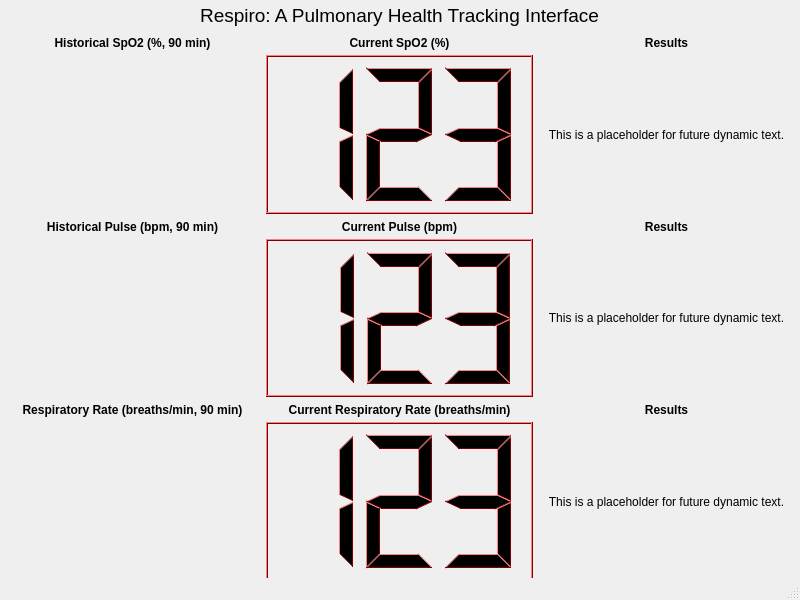
<?xml version="1.0" encoding="UTF-8"?>
<ui version="4.0">
 <class>MainWindow</class>
 <widget class="QMainWindow" name="MainWindow">
  <property name="geometry">
   <rect>
    <x>0</x>
    <y>0</y>
    <width>800</width>
    <height>600</height>
   </rect>
  </property>
  <property name="windowTitle">
   <string>MainWindow</string>
  </property>
  <widget class="QWidget" name="centralwidget">
   <widget class="QWidget" name="verticalLayoutWidget">
    <property name="geometry">
     <rect>
      <x>-1</x>
      <y>0</y>
      <width>801</width>
      <height>581</height>
     </rect>
    </property>
    <layout class="QVBoxLayout" name="verticalLayout_2" stretch="0,0,0,0,0,0,0">
     <property name="spacing">
      <number>0</number>
     </property>
     <item>
      <widget class="QLabel" name="label">
       <property name="enabled">
        <bool>true</bool>
       </property>
       <property name="maximumSize">
        <size>
         <width>16777215</width>
         <height>30</height>
        </size>
       </property>
       <property name="font">
        <font>
         <pointsize>14</pointsize>
        </font>
       </property>
       <property name="text">
        <string>Respiro: A Pulmonary Health Tracking Interface</string>
       </property>
       <property name="alignment">
        <set>Qt::AlignCenter</set>
       </property>
      </widget>
     </item>
     <item>
      <layout class="QHBoxLayout" name="horizontalLayout_7">
       <item>
        <widget class="QLabel" name="label_2">
         <property name="maximumSize">
          <size>
           <width>16777215</width>
           <height>25</height>
          </size>
         </property>
         <property name="font">
          <font>
           <weight>75</weight>
           <bold>true</bold>
          </font>
         </property>
         <property name="text">
          <string>Historical SpO2 (%, 90 min)</string>
         </property>
         <property name="alignment">
          <set>Qt::AlignCenter</set>
         </property>
        </widget>
       </item>
       <item>
        <widget class="QLabel" name="label_5">
         <property name="maximumSize">
          <size>
           <width>16777215</width>
           <height>25</height>
          </size>
         </property>
         <property name="font">
          <font>
           <weight>75</weight>
           <bold>true</bold>
          </font>
         </property>
         <property name="text">
          <string>Current SpO2 (%)</string>
         </property>
         <property name="alignment">
          <set>Qt::AlignCenter</set>
         </property>
        </widget>
       </item>
       <item>
        <widget class="QLabel" name="label_6">
         <property name="maximumSize">
          <size>
           <width>16777215</width>
           <height>25</height>
          </size>
         </property>
         <property name="font">
          <font>
           <weight>75</weight>
           <bold>true</bold>
          </font>
         </property>
         <property name="text">
          <string>Results</string>
         </property>
         <property name="alignment">
          <set>Qt::AlignCenter</set>
         </property>
        </widget>
       </item>
      </layout>
     </item>
     <item>
      <layout class="QHBoxLayout" name="horizontalLayout_3">
       <item>
        <widget class="QWidget" name="widget" native="true">
         <property name="minimumSize">
          <size>
           <width>0</width>
           <height>120</height>
          </size>
         </property>
        </widget>
       </item>
       <item>
        <widget class="QLCDNumber" name="lcdNumber_3">
         <property name="minimumSize">
          <size>
           <width>0</width>
           <height>150</height>
          </size>
         </property>
         <property name="palette">
          <palette>
           <active>
            <colorrole role="WindowText">
             <brush brushstyle="SolidPattern">
              <color alpha="255">
               <red>0</red>
               <green>0</green>
               <blue>0</blue>
              </color>
             </brush>
            </colorrole>
            <colorrole role="Button">
             <brush brushstyle="SolidPattern">
              <color alpha="255">
               <red>255</red>
               <green>0</green>
               <blue>0</blue>
              </color>
             </brush>
            </colorrole>
            <colorrole role="Light">
             <brush brushstyle="SolidPattern">
              <color alpha="255">
               <red>255</red>
               <green>127</green>
               <blue>127</blue>
              </color>
             </brush>
            </colorrole>
            <colorrole role="Midlight">
             <brush brushstyle="SolidPattern">
              <color alpha="255">
               <red>255</red>
               <green>63</green>
               <blue>63</blue>
              </color>
             </brush>
            </colorrole>
            <colorrole role="Dark">
             <brush brushstyle="SolidPattern">
              <color alpha="255">
               <red>127</red>
               <green>0</green>
               <blue>0</blue>
              </color>
             </brush>
            </colorrole>
            <colorrole role="Mid">
             <brush brushstyle="SolidPattern">
              <color alpha="255">
               <red>170</red>
               <green>0</green>
               <blue>0</blue>
              </color>
             </brush>
            </colorrole>
            <colorrole role="Text">
             <brush brushstyle="SolidPattern">
              <color alpha="255">
               <red>0</red>
               <green>0</green>
               <blue>0</blue>
              </color>
             </brush>
            </colorrole>
            <colorrole role="BrightText">
             <brush brushstyle="SolidPattern">
              <color alpha="255">
               <red>255</red>
               <green>255</green>
               <blue>255</blue>
              </color>
             </brush>
            </colorrole>
            <colorrole role="ButtonText">
             <brush brushstyle="SolidPattern">
              <color alpha="255">
               <red>0</red>
               <green>0</green>
               <blue>0</blue>
              </color>
             </brush>
            </colorrole>
            <colorrole role="Base">
             <brush brushstyle="SolidPattern">
              <color alpha="255">
               <red>255</red>
               <green>255</green>
               <blue>255</blue>
              </color>
             </brush>
            </colorrole>
            <colorrole role="Window">
             <brush brushstyle="SolidPattern">
              <color alpha="255">
               <red>255</red>
               <green>0</green>
               <blue>0</blue>
              </color>
             </brush>
            </colorrole>
            <colorrole role="Shadow">
             <brush brushstyle="SolidPattern">
              <color alpha="255">
               <red>0</red>
               <green>0</green>
               <blue>0</blue>
              </color>
             </brush>
            </colorrole>
            <colorrole role="AlternateBase">
             <brush brushstyle="SolidPattern">
              <color alpha="255">
               <red>255</red>
               <green>127</green>
               <blue>127</blue>
              </color>
             </brush>
            </colorrole>
            <colorrole role="ToolTipBase">
             <brush brushstyle="SolidPattern">
              <color alpha="255">
               <red>255</red>
               <green>255</green>
               <blue>220</blue>
              </color>
             </brush>
            </colorrole>
            <colorrole role="ToolTipText">
             <brush brushstyle="SolidPattern">
              <color alpha="255">
               <red>0</red>
               <green>0</green>
               <blue>0</blue>
              </color>
             </brush>
            </colorrole>
           </active>
           <inactive>
            <colorrole role="WindowText">
             <brush brushstyle="SolidPattern">
              <color alpha="255">
               <red>0</red>
               <green>0</green>
               <blue>0</blue>
              </color>
             </brush>
            </colorrole>
            <colorrole role="Button">
             <brush brushstyle="SolidPattern">
              <color alpha="255">
               <red>255</red>
               <green>0</green>
               <blue>0</blue>
              </color>
             </brush>
            </colorrole>
            <colorrole role="Light">
             <brush brushstyle="SolidPattern">
              <color alpha="255">
               <red>255</red>
               <green>127</green>
               <blue>127</blue>
              </color>
             </brush>
            </colorrole>
            <colorrole role="Midlight">
             <brush brushstyle="SolidPattern">
              <color alpha="255">
               <red>255</red>
               <green>63</green>
               <blue>63</blue>
              </color>
             </brush>
            </colorrole>
            <colorrole role="Dark">
             <brush brushstyle="SolidPattern">
              <color alpha="255">
               <red>127</red>
               <green>0</green>
               <blue>0</blue>
              </color>
             </brush>
            </colorrole>
            <colorrole role="Mid">
             <brush brushstyle="SolidPattern">
              <color alpha="255">
               <red>170</red>
               <green>0</green>
               <blue>0</blue>
              </color>
             </brush>
            </colorrole>
            <colorrole role="Text">
             <brush brushstyle="SolidPattern">
              <color alpha="255">
               <red>0</red>
               <green>0</green>
               <blue>0</blue>
              </color>
             </brush>
            </colorrole>
            <colorrole role="BrightText">
             <brush brushstyle="SolidPattern">
              <color alpha="255">
               <red>255</red>
               <green>255</green>
               <blue>255</blue>
              </color>
             </brush>
            </colorrole>
            <colorrole role="ButtonText">
             <brush brushstyle="SolidPattern">
              <color alpha="255">
               <red>0</red>
               <green>0</green>
               <blue>0</blue>
              </color>
             </brush>
            </colorrole>
            <colorrole role="Base">
             <brush brushstyle="SolidPattern">
              <color alpha="255">
               <red>255</red>
               <green>255</green>
               <blue>255</blue>
              </color>
             </brush>
            </colorrole>
            <colorrole role="Window">
             <brush brushstyle="SolidPattern">
              <color alpha="255">
               <red>255</red>
               <green>0</green>
               <blue>0</blue>
              </color>
             </brush>
            </colorrole>
            <colorrole role="Shadow">
             <brush brushstyle="SolidPattern">
              <color alpha="255">
               <red>0</red>
               <green>0</green>
               <blue>0</blue>
              </color>
             </brush>
            </colorrole>
            <colorrole role="AlternateBase">
             <brush brushstyle="SolidPattern">
              <color alpha="255">
               <red>255</red>
               <green>127</green>
               <blue>127</blue>
              </color>
             </brush>
            </colorrole>
            <colorrole role="ToolTipBase">
             <brush brushstyle="SolidPattern">
              <color alpha="255">
               <red>255</red>
               <green>255</green>
               <blue>220</blue>
              </color>
             </brush>
            </colorrole>
            <colorrole role="ToolTipText">
             <brush brushstyle="SolidPattern">
              <color alpha="255">
               <red>0</red>
               <green>0</green>
               <blue>0</blue>
              </color>
             </brush>
            </colorrole>
           </inactive>
           <disabled>
            <colorrole role="WindowText">
             <brush brushstyle="SolidPattern">
              <color alpha="255">
               <red>127</red>
               <green>0</green>
               <blue>0</blue>
              </color>
             </brush>
            </colorrole>
            <colorrole role="Button">
             <brush brushstyle="SolidPattern">
              <color alpha="255">
               <red>255</red>
               <green>0</green>
               <blue>0</blue>
              </color>
             </brush>
            </colorrole>
            <colorrole role="Light">
             <brush brushstyle="SolidPattern">
              <color alpha="255">
               <red>255</red>
               <green>127</green>
               <blue>127</blue>
              </color>
             </brush>
            </colorrole>
            <colorrole role="Midlight">
             <brush brushstyle="SolidPattern">
              <color alpha="255">
               <red>255</red>
               <green>63</green>
               <blue>63</blue>
              </color>
             </brush>
            </colorrole>
            <colorrole role="Dark">
             <brush brushstyle="SolidPattern">
              <color alpha="255">
               <red>127</red>
               <green>0</green>
               <blue>0</blue>
              </color>
             </brush>
            </colorrole>
            <colorrole role="Mid">
             <brush brushstyle="SolidPattern">
              <color alpha="255">
               <red>170</red>
               <green>0</green>
               <blue>0</blue>
              </color>
             </brush>
            </colorrole>
            <colorrole role="Text">
             <brush brushstyle="SolidPattern">
              <color alpha="255">
               <red>127</red>
               <green>0</green>
               <blue>0</blue>
              </color>
             </brush>
            </colorrole>
            <colorrole role="BrightText">
             <brush brushstyle="SolidPattern">
              <color alpha="255">
               <red>255</red>
               <green>255</green>
               <blue>255</blue>
              </color>
             </brush>
            </colorrole>
            <colorrole role="ButtonText">
             <brush brushstyle="SolidPattern">
              <color alpha="255">
               <red>127</red>
               <green>0</green>
               <blue>0</blue>
              </color>
             </brush>
            </colorrole>
            <colorrole role="Base">
             <brush brushstyle="SolidPattern">
              <color alpha="255">
               <red>255</red>
               <green>0</green>
               <blue>0</blue>
              </color>
             </brush>
            </colorrole>
            <colorrole role="Window">
             <brush brushstyle="SolidPattern">
              <color alpha="255">
               <red>255</red>
               <green>0</green>
               <blue>0</blue>
              </color>
             </brush>
            </colorrole>
            <colorrole role="Shadow">
             <brush brushstyle="SolidPattern">
              <color alpha="255">
               <red>0</red>
               <green>0</green>
               <blue>0</blue>
              </color>
             </brush>
            </colorrole>
            <colorrole role="AlternateBase">
             <brush brushstyle="SolidPattern">
              <color alpha="255">
               <red>255</red>
               <green>0</green>
               <blue>0</blue>
              </color>
             </brush>
            </colorrole>
            <colorrole role="ToolTipBase">
             <brush brushstyle="SolidPattern">
              <color alpha="255">
               <red>255</red>
               <green>255</green>
               <blue>220</blue>
              </color>
             </brush>
            </colorrole>
            <colorrole role="ToolTipText">
             <brush brushstyle="SolidPattern">
              <color alpha="255">
               <red>0</red>
               <green>0</green>
               <blue>0</blue>
              </color>
             </brush>
            </colorrole>
           </disabled>
          </palette>
         </property>
         <property name="smallDecimalPoint">
          <bool>false</bool>
         </property>
         <property name="digitCount">
          <number>3</number>
         </property>
         <property name="intValue" stdset="0">
          <number>123</number>
         </property>
        </widget>
       </item>
       <item>
        <widget class="QLabel" name="label_3">
         <property name="text">
          <string>This is a placeholder for future dynamic text.</string>
         </property>
         <property name="alignment">
          <set>Qt::AlignCenter</set>
         </property>
        </widget>
       </item>
      </layout>
     </item>
     <item>
      <layout class="QHBoxLayout" name="horizontalLayout_9">
       <property name="sizeConstraint">
        <enum>QLayout::SetDefaultConstraint</enum>
       </property>
       <item>
        <widget class="QLabel" name="label_10">
         <property name="maximumSize">
          <size>
           <width>16777215</width>
           <height>25</height>
          </size>
         </property>
         <property name="font">
          <font>
           <weight>75</weight>
           <bold>true</bold>
          </font>
         </property>
         <property name="text">
          <string>Historical Pulse (bpm, 90 min)</string>
         </property>
         <property name="alignment">
          <set>Qt::AlignCenter</set>
         </property>
        </widget>
       </item>
       <item>
        <widget class="QLabel" name="label_11">
         <property name="maximumSize">
          <size>
           <width>16777215</width>
           <height>25</height>
          </size>
         </property>
         <property name="font">
          <font>
           <weight>75</weight>
           <bold>true</bold>
          </font>
         </property>
         <property name="text">
          <string>Current Pulse (bpm)</string>
         </property>
         <property name="alignment">
          <set>Qt::AlignCenter</set>
         </property>
        </widget>
       </item>
       <item>
        <widget class="QLabel" name="label_12">
         <property name="maximumSize">
          <size>
           <width>16777215</width>
           <height>25</height>
          </size>
         </property>
         <property name="font">
          <font>
           <weight>75</weight>
           <bold>true</bold>
          </font>
         </property>
         <property name="text">
          <string>Results</string>
         </property>
         <property name="alignment">
          <set>Qt::AlignCenter</set>
         </property>
        </widget>
       </item>
      </layout>
     </item>
     <item>
      <layout class="QHBoxLayout" name="horizontalLayout_4">
       <item>
        <widget class="QWidget" name="widget_2" native="true"/>
       </item>
       <item>
        <widget class="QLCDNumber" name="lcdNumber_2">
         <property name="minimumSize">
          <size>
           <width>0</width>
           <height>150</height>
          </size>
         </property>
         <property name="palette">
          <palette>
           <active>
            <colorrole role="WindowText">
             <brush brushstyle="SolidPattern">
              <color alpha="255">
               <red>0</red>
               <green>0</green>
               <blue>0</blue>
              </color>
             </brush>
            </colorrole>
            <colorrole role="Button">
             <brush brushstyle="SolidPattern">
              <color alpha="255">
               <red>255</red>
               <green>0</green>
               <blue>0</blue>
              </color>
             </brush>
            </colorrole>
            <colorrole role="Light">
             <brush brushstyle="SolidPattern">
              <color alpha="255">
               <red>255</red>
               <green>127</green>
               <blue>127</blue>
              </color>
             </brush>
            </colorrole>
            <colorrole role="Midlight">
             <brush brushstyle="SolidPattern">
              <color alpha="255">
               <red>255</red>
               <green>63</green>
               <blue>63</blue>
              </color>
             </brush>
            </colorrole>
            <colorrole role="Dark">
             <brush brushstyle="SolidPattern">
              <color alpha="255">
               <red>127</red>
               <green>0</green>
               <blue>0</blue>
              </color>
             </brush>
            </colorrole>
            <colorrole role="Mid">
             <brush brushstyle="SolidPattern">
              <color alpha="255">
               <red>170</red>
               <green>0</green>
               <blue>0</blue>
              </color>
             </brush>
            </colorrole>
            <colorrole role="Text">
             <brush brushstyle="SolidPattern">
              <color alpha="255">
               <red>0</red>
               <green>0</green>
               <blue>0</blue>
              </color>
             </brush>
            </colorrole>
            <colorrole role="BrightText">
             <brush brushstyle="SolidPattern">
              <color alpha="255">
               <red>255</red>
               <green>255</green>
               <blue>255</blue>
              </color>
             </brush>
            </colorrole>
            <colorrole role="ButtonText">
             <brush brushstyle="SolidPattern">
              <color alpha="255">
               <red>0</red>
               <green>0</green>
               <blue>0</blue>
              </color>
             </brush>
            </colorrole>
            <colorrole role="Base">
             <brush brushstyle="SolidPattern">
              <color alpha="255">
               <red>255</red>
               <green>255</green>
               <blue>255</blue>
              </color>
             </brush>
            </colorrole>
            <colorrole role="Window">
             <brush brushstyle="SolidPattern">
              <color alpha="255">
               <red>255</red>
               <green>0</green>
               <blue>0</blue>
              </color>
             </brush>
            </colorrole>
            <colorrole role="Shadow">
             <brush brushstyle="SolidPattern">
              <color alpha="255">
               <red>0</red>
               <green>0</green>
               <blue>0</blue>
              </color>
             </brush>
            </colorrole>
            <colorrole role="AlternateBase">
             <brush brushstyle="SolidPattern">
              <color alpha="255">
               <red>255</red>
               <green>127</green>
               <blue>127</blue>
              </color>
             </brush>
            </colorrole>
            <colorrole role="ToolTipBase">
             <brush brushstyle="SolidPattern">
              <color alpha="255">
               <red>255</red>
               <green>255</green>
               <blue>220</blue>
              </color>
             </brush>
            </colorrole>
            <colorrole role="ToolTipText">
             <brush brushstyle="SolidPattern">
              <color alpha="255">
               <red>0</red>
               <green>0</green>
               <blue>0</blue>
              </color>
             </brush>
            </colorrole>
           </active>
           <inactive>
            <colorrole role="WindowText">
             <brush brushstyle="SolidPattern">
              <color alpha="255">
               <red>0</red>
               <green>0</green>
               <blue>0</blue>
              </color>
             </brush>
            </colorrole>
            <colorrole role="Button">
             <brush brushstyle="SolidPattern">
              <color alpha="255">
               <red>255</red>
               <green>0</green>
               <blue>0</blue>
              </color>
             </brush>
            </colorrole>
            <colorrole role="Light">
             <brush brushstyle="SolidPattern">
              <color alpha="255">
               <red>255</red>
               <green>127</green>
               <blue>127</blue>
              </color>
             </brush>
            </colorrole>
            <colorrole role="Midlight">
             <brush brushstyle="SolidPattern">
              <color alpha="255">
               <red>255</red>
               <green>63</green>
               <blue>63</blue>
              </color>
             </brush>
            </colorrole>
            <colorrole role="Dark">
             <brush brushstyle="SolidPattern">
              <color alpha="255">
               <red>127</red>
               <green>0</green>
               <blue>0</blue>
              </color>
             </brush>
            </colorrole>
            <colorrole role="Mid">
             <brush brushstyle="SolidPattern">
              <color alpha="255">
               <red>170</red>
               <green>0</green>
               <blue>0</blue>
              </color>
             </brush>
            </colorrole>
            <colorrole role="Text">
             <brush brushstyle="SolidPattern">
              <color alpha="255">
               <red>0</red>
               <green>0</green>
               <blue>0</blue>
              </color>
             </brush>
            </colorrole>
            <colorrole role="BrightText">
             <brush brushstyle="SolidPattern">
              <color alpha="255">
               <red>255</red>
               <green>255</green>
               <blue>255</blue>
              </color>
             </brush>
            </colorrole>
            <colorrole role="ButtonText">
             <brush brushstyle="SolidPattern">
              <color alpha="255">
               <red>0</red>
               <green>0</green>
               <blue>0</blue>
              </color>
             </brush>
            </colorrole>
            <colorrole role="Base">
             <brush brushstyle="SolidPattern">
              <color alpha="255">
               <red>255</red>
               <green>255</green>
               <blue>255</blue>
              </color>
             </brush>
            </colorrole>
            <colorrole role="Window">
             <brush brushstyle="SolidPattern">
              <color alpha="255">
               <red>255</red>
               <green>0</green>
               <blue>0</blue>
              </color>
             </brush>
            </colorrole>
            <colorrole role="Shadow">
             <brush brushstyle="SolidPattern">
              <color alpha="255">
               <red>0</red>
               <green>0</green>
               <blue>0</blue>
              </color>
             </brush>
            </colorrole>
            <colorrole role="AlternateBase">
             <brush brushstyle="SolidPattern">
              <color alpha="255">
               <red>255</red>
               <green>127</green>
               <blue>127</blue>
              </color>
             </brush>
            </colorrole>
            <colorrole role="ToolTipBase">
             <brush brushstyle="SolidPattern">
              <color alpha="255">
               <red>255</red>
               <green>255</green>
               <blue>220</blue>
              </color>
             </brush>
            </colorrole>
            <colorrole role="ToolTipText">
             <brush brushstyle="SolidPattern">
              <color alpha="255">
               <red>0</red>
               <green>0</green>
               <blue>0</blue>
              </color>
             </brush>
            </colorrole>
           </inactive>
           <disabled>
            <colorrole role="WindowText">
             <brush brushstyle="SolidPattern">
              <color alpha="255">
               <red>127</red>
               <green>0</green>
               <blue>0</blue>
              </color>
             </brush>
            </colorrole>
            <colorrole role="Button">
             <brush brushstyle="SolidPattern">
              <color alpha="255">
               <red>255</red>
               <green>0</green>
               <blue>0</blue>
              </color>
             </brush>
            </colorrole>
            <colorrole role="Light">
             <brush brushstyle="SolidPattern">
              <color alpha="255">
               <red>255</red>
               <green>127</green>
               <blue>127</blue>
              </color>
             </brush>
            </colorrole>
            <colorrole role="Midlight">
             <brush brushstyle="SolidPattern">
              <color alpha="255">
               <red>255</red>
               <green>63</green>
               <blue>63</blue>
              </color>
             </brush>
            </colorrole>
            <colorrole role="Dark">
             <brush brushstyle="SolidPattern">
              <color alpha="255">
               <red>127</red>
               <green>0</green>
               <blue>0</blue>
              </color>
             </brush>
            </colorrole>
            <colorrole role="Mid">
             <brush brushstyle="SolidPattern">
              <color alpha="255">
               <red>170</red>
               <green>0</green>
               <blue>0</blue>
              </color>
             </brush>
            </colorrole>
            <colorrole role="Text">
             <brush brushstyle="SolidPattern">
              <color alpha="255">
               <red>127</red>
               <green>0</green>
               <blue>0</blue>
              </color>
             </brush>
            </colorrole>
            <colorrole role="BrightText">
             <brush brushstyle="SolidPattern">
              <color alpha="255">
               <red>255</red>
               <green>255</green>
               <blue>255</blue>
              </color>
             </brush>
            </colorrole>
            <colorrole role="ButtonText">
             <brush brushstyle="SolidPattern">
              <color alpha="255">
               <red>127</red>
               <green>0</green>
               <blue>0</blue>
              </color>
             </brush>
            </colorrole>
            <colorrole role="Base">
             <brush brushstyle="SolidPattern">
              <color alpha="255">
               <red>255</red>
               <green>0</green>
               <blue>0</blue>
              </color>
             </brush>
            </colorrole>
            <colorrole role="Window">
             <brush brushstyle="SolidPattern">
              <color alpha="255">
               <red>255</red>
               <green>0</green>
               <blue>0</blue>
              </color>
             </brush>
            </colorrole>
            <colorrole role="Shadow">
             <brush brushstyle="SolidPattern">
              <color alpha="255">
               <red>0</red>
               <green>0</green>
               <blue>0</blue>
              </color>
             </brush>
            </colorrole>
            <colorrole role="AlternateBase">
             <brush brushstyle="SolidPattern">
              <color alpha="255">
               <red>255</red>
               <green>0</green>
               <blue>0</blue>
              </color>
             </brush>
            </colorrole>
            <colorrole role="ToolTipBase">
             <brush brushstyle="SolidPattern">
              <color alpha="255">
               <red>255</red>
               <green>255</green>
               <blue>220</blue>
              </color>
             </brush>
            </colorrole>
            <colorrole role="ToolTipText">
             <brush brushstyle="SolidPattern">
              <color alpha="255">
               <red>0</red>
               <green>0</green>
               <blue>0</blue>
              </color>
             </brush>
            </colorrole>
           </disabled>
          </palette>
         </property>
         <property name="smallDecimalPoint">
          <bool>false</bool>
         </property>
         <property name="digitCount">
          <number>3</number>
         </property>
         <property name="intValue" stdset="0">
          <number>123</number>
         </property>
        </widget>
       </item>
       <item>
        <widget class="QLabel" name="label_4">
         <property name="text">
          <string>This is a placeholder for future dynamic text.</string>
         </property>
         <property name="alignment">
          <set>Qt::AlignCenter</set>
         </property>
        </widget>
       </item>
      </layout>
     </item>
     <item>
      <layout class="QHBoxLayout" name="horizontalLayout_10">
       <item>
        <widget class="QLabel" name="label_13">
         <property name="maximumSize">
          <size>
           <width>16777215</width>
           <height>25</height>
          </size>
         </property>
         <property name="font">
          <font>
           <weight>75</weight>
           <bold>true</bold>
          </font>
         </property>
         <property name="text">
          <string>Respiratory Rate (breaths/min, 90 min)</string>
         </property>
         <property name="alignment">
          <set>Qt::AlignCenter</set>
         </property>
        </widget>
       </item>
       <item>
        <widget class="QLabel" name="label_14">
         <property name="maximumSize">
          <size>
           <width>16777215</width>
           <height>25</height>
          </size>
         </property>
         <property name="font">
          <font>
           <weight>75</weight>
           <bold>true</bold>
          </font>
         </property>
         <property name="text">
          <string>Current Respiratory Rate (breaths/min)</string>
         </property>
         <property name="alignment">
          <set>Qt::AlignCenter</set>
         </property>
        </widget>
       </item>
       <item>
        <widget class="QLabel" name="label_15">
         <property name="maximumSize">
          <size>
           <width>16777215</width>
           <height>25</height>
          </size>
         </property>
         <property name="font">
          <font>
           <weight>75</weight>
           <bold>true</bold>
          </font>
         </property>
         <property name="text">
          <string>Results</string>
         </property>
         <property name="alignment">
          <set>Qt::AlignCenter</set>
         </property>
        </widget>
       </item>
      </layout>
     </item>
     <item>
      <layout class="QHBoxLayout" name="horizontalLayout_5">
       <item>
        <layout class="QHBoxLayout" name="horizontalLayout_6">
         <item>
          <widget class="QWidget" name="widget_3" native="true"/>
         </item>
        </layout>
       </item>
       <item>
        <widget class="QLCDNumber" name="lcdNumber">
         <property name="minimumSize">
          <size>
           <width>0</width>
           <height>150</height>
          </size>
         </property>
         <property name="palette">
          <palette>
           <active>
            <colorrole role="WindowText">
             <brush brushstyle="SolidPattern">
              <color alpha="255">
               <red>0</red>
               <green>0</green>
               <blue>0</blue>
              </color>
             </brush>
            </colorrole>
            <colorrole role="Button">
             <brush brushstyle="SolidPattern">
              <color alpha="255">
               <red>255</red>
               <green>0</green>
               <blue>0</blue>
              </color>
             </brush>
            </colorrole>
            <colorrole role="Light">
             <brush brushstyle="SolidPattern">
              <color alpha="255">
               <red>255</red>
               <green>127</green>
               <blue>127</blue>
              </color>
             </brush>
            </colorrole>
            <colorrole role="Midlight">
             <brush brushstyle="SolidPattern">
              <color alpha="255">
               <red>255</red>
               <green>63</green>
               <blue>63</blue>
              </color>
             </brush>
            </colorrole>
            <colorrole role="Dark">
             <brush brushstyle="SolidPattern">
              <color alpha="255">
               <red>127</red>
               <green>0</green>
               <blue>0</blue>
              </color>
             </brush>
            </colorrole>
            <colorrole role="Mid">
             <brush brushstyle="SolidPattern">
              <color alpha="255">
               <red>170</red>
               <green>0</green>
               <blue>0</blue>
              </color>
             </brush>
            </colorrole>
            <colorrole role="Text">
             <brush brushstyle="SolidPattern">
              <color alpha="255">
               <red>0</red>
               <green>0</green>
               <blue>0</blue>
              </color>
             </brush>
            </colorrole>
            <colorrole role="BrightText">
             <brush brushstyle="SolidPattern">
              <color alpha="255">
               <red>255</red>
               <green>255</green>
               <blue>255</blue>
              </color>
             </brush>
            </colorrole>
            <colorrole role="ButtonText">
             <brush brushstyle="SolidPattern">
              <color alpha="255">
               <red>0</red>
               <green>0</green>
               <blue>0</blue>
              </color>
             </brush>
            </colorrole>
            <colorrole role="Base">
             <brush brushstyle="SolidPattern">
              <color alpha="255">
               <red>255</red>
               <green>255</green>
               <blue>255</blue>
              </color>
             </brush>
            </colorrole>
            <colorrole role="Window">
             <brush brushstyle="SolidPattern">
              <color alpha="255">
               <red>255</red>
               <green>0</green>
               <blue>0</blue>
              </color>
             </brush>
            </colorrole>
            <colorrole role="Shadow">
             <brush brushstyle="SolidPattern">
              <color alpha="255">
               <red>0</red>
               <green>0</green>
               <blue>0</blue>
              </color>
             </brush>
            </colorrole>
            <colorrole role="AlternateBase">
             <brush brushstyle="SolidPattern">
              <color alpha="255">
               <red>255</red>
               <green>127</green>
               <blue>127</blue>
              </color>
             </brush>
            </colorrole>
            <colorrole role="ToolTipBase">
             <brush brushstyle="SolidPattern">
              <color alpha="255">
               <red>255</red>
               <green>255</green>
               <blue>220</blue>
              </color>
             </brush>
            </colorrole>
            <colorrole role="ToolTipText">
             <brush brushstyle="SolidPattern">
              <color alpha="255">
               <red>0</red>
               <green>0</green>
               <blue>0</blue>
              </color>
             </brush>
            </colorrole>
           </active>
           <inactive>
            <colorrole role="WindowText">
             <brush brushstyle="SolidPattern">
              <color alpha="255">
               <red>0</red>
               <green>0</green>
               <blue>0</blue>
              </color>
             </brush>
            </colorrole>
            <colorrole role="Button">
             <brush brushstyle="SolidPattern">
              <color alpha="255">
               <red>255</red>
               <green>0</green>
               <blue>0</blue>
              </color>
             </brush>
            </colorrole>
            <colorrole role="Light">
             <brush brushstyle="SolidPattern">
              <color alpha="255">
               <red>255</red>
               <green>127</green>
               <blue>127</blue>
              </color>
             </brush>
            </colorrole>
            <colorrole role="Midlight">
             <brush brushstyle="SolidPattern">
              <color alpha="255">
               <red>255</red>
               <green>63</green>
               <blue>63</blue>
              </color>
             </brush>
            </colorrole>
            <colorrole role="Dark">
             <brush brushstyle="SolidPattern">
              <color alpha="255">
               <red>127</red>
               <green>0</green>
               <blue>0</blue>
              </color>
             </brush>
            </colorrole>
            <colorrole role="Mid">
             <brush brushstyle="SolidPattern">
              <color alpha="255">
               <red>170</red>
               <green>0</green>
               <blue>0</blue>
              </color>
             </brush>
            </colorrole>
            <colorrole role="Text">
             <brush brushstyle="SolidPattern">
              <color alpha="255">
               <red>0</red>
               <green>0</green>
               <blue>0</blue>
              </color>
             </brush>
            </colorrole>
            <colorrole role="BrightText">
             <brush brushstyle="SolidPattern">
              <color alpha="255">
               <red>255</red>
               <green>255</green>
               <blue>255</blue>
              </color>
             </brush>
            </colorrole>
            <colorrole role="ButtonText">
             <brush brushstyle="SolidPattern">
              <color alpha="255">
               <red>0</red>
               <green>0</green>
               <blue>0</blue>
              </color>
             </brush>
            </colorrole>
            <colorrole role="Base">
             <brush brushstyle="SolidPattern">
              <color alpha="255">
               <red>255</red>
               <green>255</green>
               <blue>255</blue>
              </color>
             </brush>
            </colorrole>
            <colorrole role="Window">
             <brush brushstyle="SolidPattern">
              <color alpha="255">
               <red>255</red>
               <green>0</green>
               <blue>0</blue>
              </color>
             </brush>
            </colorrole>
            <colorrole role="Shadow">
             <brush brushstyle="SolidPattern">
              <color alpha="255">
               <red>0</red>
               <green>0</green>
               <blue>0</blue>
              </color>
             </brush>
            </colorrole>
            <colorrole role="AlternateBase">
             <brush brushstyle="SolidPattern">
              <color alpha="255">
               <red>255</red>
               <green>127</green>
               <blue>127</blue>
              </color>
             </brush>
            </colorrole>
            <colorrole role="ToolTipBase">
             <brush brushstyle="SolidPattern">
              <color alpha="255">
               <red>255</red>
               <green>255</green>
               <blue>220</blue>
              </color>
             </brush>
            </colorrole>
            <colorrole role="ToolTipText">
             <brush brushstyle="SolidPattern">
              <color alpha="255">
               <red>0</red>
               <green>0</green>
               <blue>0</blue>
              </color>
             </brush>
            </colorrole>
           </inactive>
           <disabled>
            <colorrole role="WindowText">
             <brush brushstyle="SolidPattern">
              <color alpha="255">
               <red>127</red>
               <green>0</green>
               <blue>0</blue>
              </color>
             </brush>
            </colorrole>
            <colorrole role="Button">
             <brush brushstyle="SolidPattern">
              <color alpha="255">
               <red>255</red>
               <green>0</green>
               <blue>0</blue>
              </color>
             </brush>
            </colorrole>
            <colorrole role="Light">
             <brush brushstyle="SolidPattern">
              <color alpha="255">
               <red>255</red>
               <green>127</green>
               <blue>127</blue>
              </color>
             </brush>
            </colorrole>
            <colorrole role="Midlight">
             <brush brushstyle="SolidPattern">
              <color alpha="255">
               <red>255</red>
               <green>63</green>
               <blue>63</blue>
              </color>
             </brush>
            </colorrole>
            <colorrole role="Dark">
             <brush brushstyle="SolidPattern">
              <color alpha="255">
               <red>127</red>
               <green>0</green>
               <blue>0</blue>
              </color>
             </brush>
            </colorrole>
            <colorrole role="Mid">
             <brush brushstyle="SolidPattern">
              <color alpha="255">
               <red>170</red>
               <green>0</green>
               <blue>0</blue>
              </color>
             </brush>
            </colorrole>
            <colorrole role="Text">
             <brush brushstyle="SolidPattern">
              <color alpha="255">
               <red>127</red>
               <green>0</green>
               <blue>0</blue>
              </color>
             </brush>
            </colorrole>
            <colorrole role="BrightText">
             <brush brushstyle="SolidPattern">
              <color alpha="255">
               <red>255</red>
               <green>255</green>
               <blue>255</blue>
              </color>
             </brush>
            </colorrole>
            <colorrole role="ButtonText">
             <brush brushstyle="SolidPattern">
              <color alpha="255">
               <red>127</red>
               <green>0</green>
               <blue>0</blue>
              </color>
             </brush>
            </colorrole>
            <colorrole role="Base">
             <brush brushstyle="SolidPattern">
              <color alpha="255">
               <red>255</red>
               <green>0</green>
               <blue>0</blue>
              </color>
             </brush>
            </colorrole>
            <colorrole role="Window">
             <brush brushstyle="SolidPattern">
              <color alpha="255">
               <red>255</red>
               <green>0</green>
               <blue>0</blue>
              </color>
             </brush>
            </colorrole>
            <colorrole role="Shadow">
             <brush brushstyle="SolidPattern">
              <color alpha="255">
               <red>0</red>
               <green>0</green>
               <blue>0</blue>
              </color>
             </brush>
            </colorrole>
            <colorrole role="AlternateBase">
             <brush brushstyle="SolidPattern">
              <color alpha="255">
               <red>255</red>
               <green>0</green>
               <blue>0</blue>
              </color>
             </brush>
            </colorrole>
            <colorrole role="ToolTipBase">
             <brush brushstyle="SolidPattern">
              <color alpha="255">
               <red>255</red>
               <green>255</green>
               <blue>220</blue>
              </color>
             </brush>
            </colorrole>
            <colorrole role="ToolTipText">
             <brush brushstyle="SolidPattern">
              <color alpha="255">
               <red>0</red>
               <green>0</green>
               <blue>0</blue>
              </color>
             </brush>
            </colorrole>
           </disabled>
          </palette>
         </property>
         <property name="smallDecimalPoint">
          <bool>false</bool>
         </property>
         <property name="digitCount">
          <number>3</number>
         </property>
         <property name="intValue" stdset="0">
          <number>123</number>
         </property>
        </widget>
       </item>
       <item>
        <widget class="QLabel" name="label_16">
         <property name="text">
          <string>This is a placeholder for future dynamic text.</string>
         </property>
         <property name="alignment">
          <set>Qt::AlignCenter</set>
         </property>
        </widget>
       </item>
      </layout>
     </item>
    </layout>
   </widget>
  </widget>
  <widget class="QMenuBar" name="menubar">
   <property name="geometry">
    <rect>
     <x>0</x>
     <y>0</y>
     <width>800</width>
     <height>21</height>
    </rect>
   </property>
  </widget>
  <widget class="QStatusBar" name="statusbar"/>
 </widget>
 <resources/>
 <connections/>
</ui>
